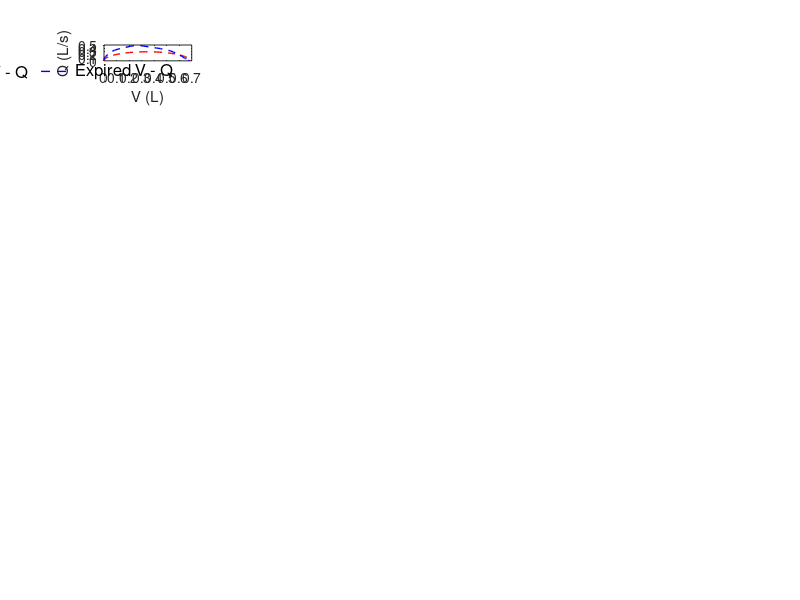

The MATLAB source for this figure: (Note: this script raises an error after producing the figure.)
close all; clear all; clc
atWork = 0;
print_on = 1;

colorBlue = '#0000FF';
colorRed = '#FF0000';
colorBlack = '#000000';
colorGreen = '#009A17';
colorOrange = '#FF6600';
pt = 1.0;
FS = 10;

%% Plot Setup:
if atWork == 1
    figPos1 = [-1900, 100, 600, 700]; % Work
    figPos2 = [-1250, 400, 600, 600];
    figPos3 = [-600, 400, 600, 600];
    figPos4 = [-1900, 100, 600, 600];
    figPos5 = [-1250, 100, 600, 600];
    figPos6 = [-600, 100, 600, 300];
else
    figPos1 = [2580, -190, 1000, 1270]; % Home
    figPos2 = [-1250, 500, 600, 600];
    figPos3 = [-600, 500, 600, 600];
    figPos4 = [-1900, 150, 600, 600];
    figPos5 = [-1250, 150, 600, 600];
    figPos6 = [-600, 150, 600, 300];
end

%%
load old_results.mat

tlim = [0 4];
qlim = [0 1.5];
vlim = [0 2.0];
plim = [-40 15];


%% Passive expiration

for ii = 1:20

    Pa = old.pressure(ii,:)';
    V = old.volume(ii,:)';
    Q = old.flow(ii,:)';
    T = old.time(ii,:)';
   
    aa = find(Q<=0,1,"first"):length(V);
    V2 = V(aa) - V(end);
    Vexp = max(V)-V(end);
    Texp = T(end)-T(find(Q<=0,1,"first"));
    A = pi*(Vexp)/(2*Texp);
    t(:,ii) = T(aa) - T(find(Q<=0,1,"first"));
    PassiveQ(:,ii) = A*sin(pi*t(:,ii)/Texp);
    PassiveV(:,ii) = cumtrapz(t(:,ii),PassiveQ(:,ii));
    ExpiredQ(:,ii) = -Q(aa);
    ExpiredV(:,ii) = -(V2-Vexp);
end

%%
figure('Position',figPos1)
subplot(8,5,1)
plot(PassiveV(:,1),PassiveQ(:,1),'Color',colorRed,'Linewidth',pt,'Linestyle','--'); hold on
plot(ExpiredV(:,1),ExpiredQ(:,1),'Color',colorBlue,'Linewidth',pt,'Linestyle','--'); hold on
xlabel('V (L)')
ylabel('Q (L/s)')
leg1 = legend('Passive V - Q','Expired V - Q','FontSize',12,...
    'Orientation','horizontal');
legend boxoff
leg1.Position(1:2) = [.62 .48];
xlim(vlim)
ylim(qlim)
grid on
set(gca,'FontSize',FS);

for ii = 2:20
    subplot(8,5,ii)
    plot(PassiveV(:,ii),PassiveQ(:,ii),'Color',colorRed,'Linewidth',pt,'Linestyle','--'); hold on
    plot(ExpiredV(:,ii),ExpiredQ(:,ii),'Color',colorBlue,'Linewidth',pt,'Linestyle','--'); hold on
    xlabel('V (L)')
    ylabel('Q (L/s)')
    xlim(vlim)
    ylim(qlim)
    grid on
    set(gca,'FontSize',FS);
end
  
if print_on ==1
    print('-r400','-dpng','V-Q_old.png');
else 
end
% figure('Position',figPos1)
% for ii = 1:20
%  
%     subplot(8,5,ii)
%     plot(t(:,ii),PassiveQ(:,ii),'Color',colorRed,'Linewidth',pt,'Linestyle','--'); hold on
%     plot(t(:,ii),ExpiredQ(:,ii),'Color',colorBlue,'Linewidth',pt,'Linestyle','--'); hold on
%     xlabel('t (s)')
%     ylabel('Q (L/s)')
% %     xlim(vlim)
% %     ylim(qlim)
%     grid on
%     set(gca,'FontSize',FS);
% end


old.PassiveQ = PassiveQ;
old.PassiveV = PassiveV;
old.ExpiredQ = ExpiredQ;
old.ExpiredV = ExpiredV;

save('old_results.mat','old','-append')

       